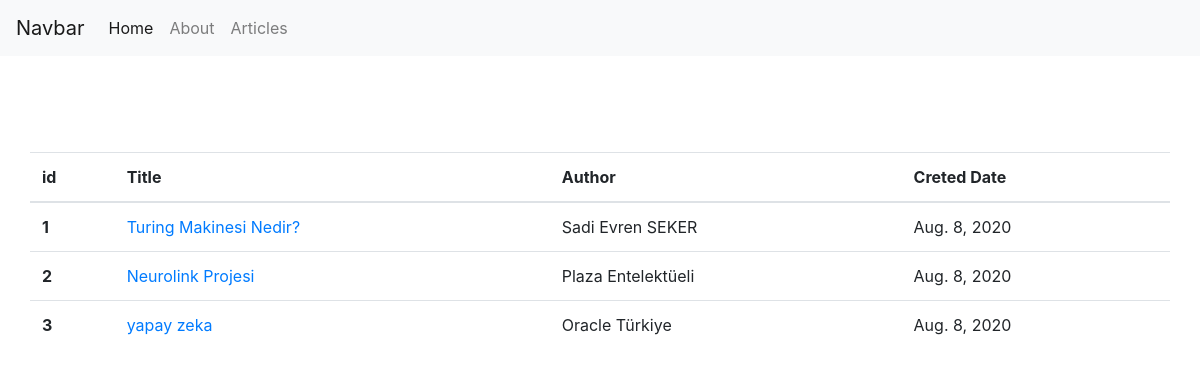
Screenshot of /allArticles/ with the database file from the repository.
### article/models.py (models this page shows, shortened)
class Article(models.Model):
    title=models.CharField(max_length=50)
    author=models.CharField(max_length=30)
    image_link=models.CharField(max_length=1000)
    content=RichTextField()
    created_date=models.DateField(auto_now_add=True)
    class Meta:
        ordering=['-created_date']

### article/views.py (the view)
# urls.py: path('allArticles/',article.views.allArticles,name='allArticles'),
def allArticles(request):
    articles=Article.objects.all()
    if articles:
        context={"articles":articles}
        return render(request,"allArticles.html",context)
    messages.info(request,"Bu blog için henüz makale bulunmamaktdır...")
    return render(request,"allArticles.html")

### templates/allArticles.html
{% extends 'layout.html' %}
{% block body %}
<table class="table container">
  <thead>
    <tr>
      <th scope="col">id</th>
      <th scope="col">Title</th>
      <th scope="col">Author</th>
      <th scope="col">Creted Date</th>
    </tr>
  </thead>
   <tbody>
  {% for article in articles  %}
    <tr>
      <th scope="row">{{article.id}}</th>
      <td><a  href="/article/{{article.id}}">{{article.title}}</a></td>
      <td>{{article.author}}</td>
      <td>{{article.created_date}}</td>
    </tr>
{% endfor %}
 </tbody>
</table>
{% endblock body %}

### templates/layout.html (shortened to what this page needs)
<!doctype html>
<html lang="en">
  <head>
    {% load static %}
    <link rel="stylesheet" href="https://stackpath.bootstrapcdn.com/bootstrap/4.5.2/css/bootstrap.min.css">
    <link rel="stylesheet" href="{%  static  'css/style.css'  %}">
  </head>
  <body>
  {% block header %}
  {% include 'navbar.html' %}
 <div class="container py-5 ">
</div>
  {% endblock header %}
  {% block body %}
  {% endblock body %}
  </body>
</html>

### templates/navbar.html (shortened to what this page needs)
<nav class="navbar navbar-expand-lg navbar-light bg-light ">
  <a class="navbar-brand" href="#">Navbar</a>
  <div class="collapse navbar-collapse" id="navbarNavDropdown">
    <ul class="navbar-nav">
      <li class="nav-item active">
        <a class="nav-link" href="{% url 'index'%}">Home <span class="sr-only">(current)</span></a>
      </li>
      <li class="nav-item">
        <a class="nav-link" href="{% url 'about'%}">About</a>
      </li>
      <li class="nav-item">
        <a class="nav-link" href="#">Articles</a>
      </li>
    </ul>
  </div>
</nav>

### rows the page displays
Article: id "1", title "Turing Makinesi Nedir?", author "Sadi Evren SEKER", created_date "Aug. 8, 2020"
Article: id "2", title "Neurolink Projesi", author "Plaza Entelektüeli", created_date "Aug. 8, 2020"
Article: id "3", title "yapay zeka", author "Oracle Türkiye", created_date "Aug. 8, 2020"
